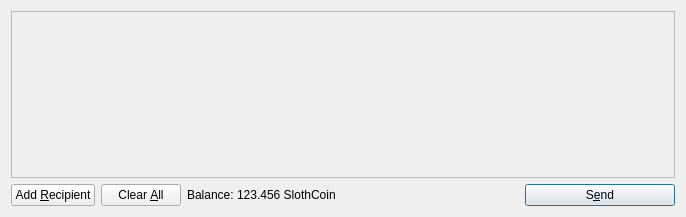
<?xml version="1.0" encoding="UTF-8"?>
<ui version="4.0">
 <class>SendCoinsDialog</class>
 <widget class="QDialog" name="SendCoinsDialog">
  <property name="geometry">
   <rect>
    <x>0</x>
    <y>0</y>
    <width>686</width>
    <height>217</height>
   </rect>
  </property>
  <property name="windowTitle">
   <string>Send Coins</string>
  </property>
  <layout class="QVBoxLayout" name="verticalLayout">
   <item>
    <widget class="QScrollArea" name="scrollArea">
     <property name="widgetResizable">
      <bool>true</bool>
     </property>
     <widget class="QWidget" name="scrollAreaWidgetContents">
      <property name="geometry">
       <rect>
        <x>0</x>
        <y>0</y>
        <width>666</width>
        <height>165</height>
       </rect>
      </property>
      <layout class="QVBoxLayout" name="verticalLayout_2">
       <property name="margin">
        <number>0</number>
       </property>
       <item>
        <layout class="QVBoxLayout" name="entries">
         <property name="spacing">
          <number>6</number>
         </property>
        </layout>
       </item>
       <item>
        <spacer name="verticalSpacer">
         <property name="orientation">
          <enum>Qt::Vertical</enum>
         </property>
         <property name="sizeHint" stdset="0">
          <size>
           <width>20</width>
           <height>40</height>
          </size>
         </property>
        </spacer>
       </item>
      </layout>
     </widget>
    </widget>
   </item>
   <item>
    <layout class="QHBoxLayout" name="horizontalLayout">
     <item>
      <widget class="QPushButton" name="addButton">
       <property name="toolTip">
        <string>Send to multiple recipients at once</string>
       </property>
       <property name="text">
        <string>Add &amp;Recipient</string>
       </property>
       <property name="icon">
        <iconset resource="../bitcoin.qrc">
         <normaloff>:/icons/add</normaloff>:/icons/add</iconset>
       </property>
       <property name="autoDefault">
        <bool>false</bool>
       </property>
      </widget>
     </item>
     <item>
      <widget class="QPushButton" name="clearButton">
       <property name="sizePolicy">
        <sizepolicy hsizetype="Minimum" vsizetype="Fixed">
         <horstretch>0</horstretch>
         <verstretch>0</verstretch>
        </sizepolicy>
       </property>
       <property name="toolTip">
        <string>Remove all transaction fields</string>
       </property>
       <property name="text">
        <string>Clear &amp;All</string>
       </property>
       <property name="icon">
        <iconset resource="../bitcoin.qrc">
         <normaloff>:/icons/remove</normaloff>:/icons/remove</iconset>
       </property>
       <property name="autoRepeatDelay">
        <number>300</number>
       </property>
       <property name="autoDefault">
        <bool>false</bool>
       </property>
      </widget>
     </item>
     <item>
      <layout class="QHBoxLayout" name="horizontalLayout_2">
       <property name="spacing">
        <number>3</number>
       </property>
       <item>
        <widget class="QLabel" name="label">
         <property name="text">
          <string>Balance:</string>
         </property>
        </widget>
       </item>
       <item>
        <widget class="QLabel" name="labelBalance">
         <property name="cursor">
          <cursorShape>IBeamCursor</cursorShape>
         </property>
         <property name="text">
          <string>123.456 SlothCoin</string>
         </property>
         <property name="textInteractionFlags">
          <set>Qt::LinksAccessibleByMouse|Qt::TextSelectableByKeyboard|Qt::TextSelectableByMouse</set>
         </property>
        </widget>
       </item>
      </layout>
     </item>
     <item>
      <spacer name="horizontalSpacer">
       <property name="orientation">
        <enum>Qt::Horizontal</enum>
       </property>
       <property name="sizeHint" stdset="0">
        <size>
         <width>40</width>
         <height>20</height>
        </size>
       </property>
      </spacer>
     </item>
     <item>
      <widget class="QPushButton" name="sendButton">
       <property name="minimumSize">
        <size>
         <width>150</width>
         <height>0</height>
        </size>
       </property>
       <property name="toolTip">
        <string>Confirm the send action</string>
       </property>
       <property name="text">
        <string>S&amp;end</string>
       </property>
       <property name="icon">
        <iconset resource="../bitcoin.qrc">
         <normaloff>:/icons/send</normaloff>:/icons/send</iconset>
       </property>
       <property name="default">
        <bool>true</bool>
       </property>
      </widget>
     </item>
    </layout>
   </item>
  </layout>
 </widget>
 <resources>
  <include location="../bitcoin.qrc"/>
 </resources>
 <connections/>
</ui>
